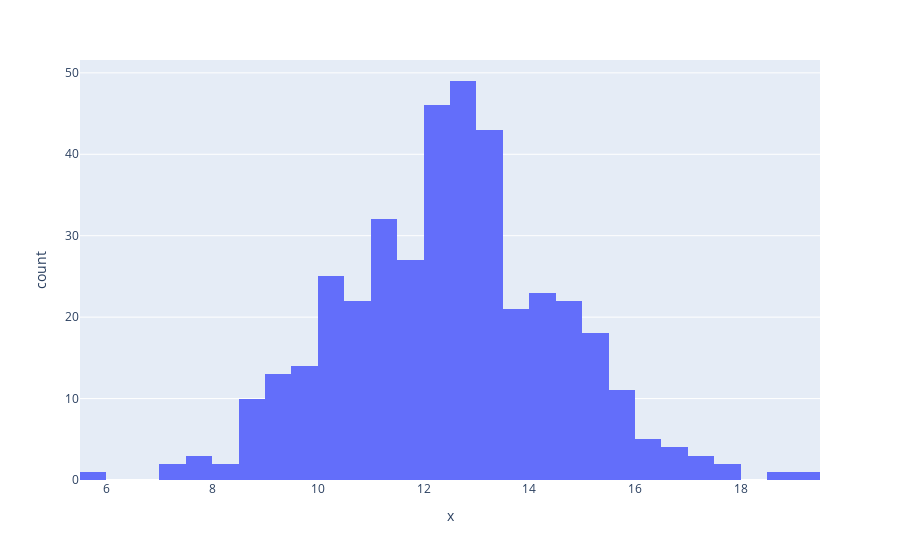

This figure's notebook cell:
### Code cell
px.histogram(unimodal, x="x", nbins = 40)

### Figure 1 — Plotly figure (JSON) as saved in the notebook; plotly's stock layout.template omitted (floating-point values rounded to 4 significant figures; data arrays with more than 128 entries replaced by an {"elided": "..."} marker saying what was removed)
{"data": [{"alignmentgroup": "True", "bingroup": "x", "hovertemplate": "x=%{x}<br>count=%{y}<extra></extra>", "legendgroup": "", "marker": {"color": "#636efa"}, "name": "", "nbinsx": 40, "offsetgroup": "", "orientation": "v", "showlegend": false, "type": "histogram", "x": {"elided": "400 float values"}, "xaxis": "x", "yaxis": "y"}], "layout": {"barmode": "relative", "legend": {"tracegroupgap": 0}, "margin": {"t": 60}, "xaxis": {"anchor": "y", "domain": [0, 1], "title": {"text": "x"}}, "yaxis": {"anchor": "x", "domain": [0, 1], "title": {"text": "count"}}}}
